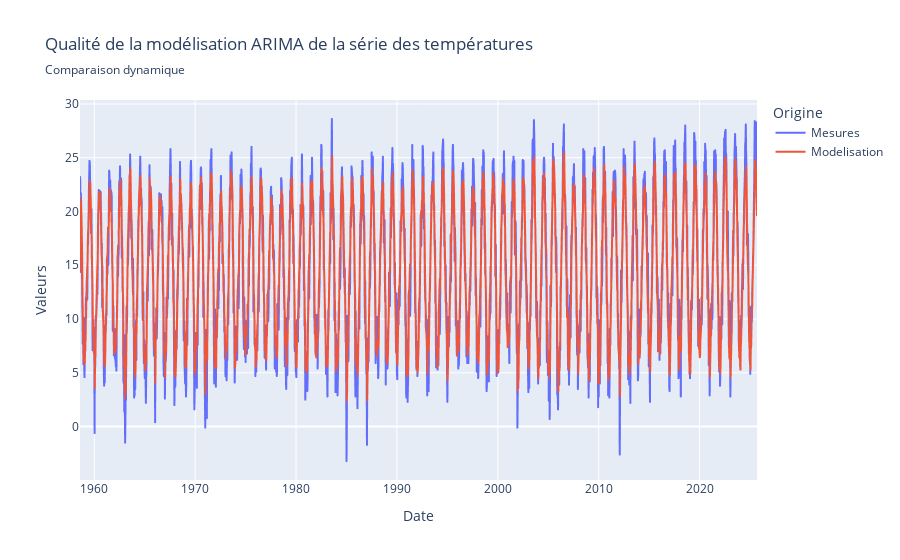

This figure's notebook cell:
### Code cell
df_comparaison = pandas.concat([temps_serie_df, pred_df], ignore_index=True)

fig = px.line(df_comparaison, x="Date", y="Valeurs",
              title="Qualité de la modélisation ARIMA de la série des températures", subtitle = "Comparaison dynamique",
             # labels={"T_DECAD":"T°c"}, 
             # hover_data=["Date", "T_DECAD"],
              color = 'Origine'
             )
fig.show()

### Figure 1 — Plotly figure (JSON) as saved in the notebook; plotly's stock layout.template omitted (floating-point values rounded to 4 significant figures; data arrays with more than 128 entries replaced by an {"elided": "..."} marker saying what was removed)
{"data": [{"hovertemplate": "Origine=Mesures<br>Date=%{x}<br>Valeurs=%{y}<extra></extra>", "legendgroup": "Mesures", "line": {"color": "#636efa", "dash": "solid"}, "marker": {"symbol": "circle"}, "mode": "lines", "name": "Mesures", "showlegend": true, "type": "scattergl", "x": {"elided": "2417 str values"}, "xaxis": "x", "y": {"elided": "2417 float values"}, "yaxis": "y"}, {"hovertemplate": "Origine=Modelisation<br>Date=%{x}<br>Valeurs=%{y}<extra></extra>", "legendgroup": "Modelisation", "line": {"color": "#EF553B", "dash": "solid"}, "marker": {"symbol": "circle"}, "mode": "lines", "name": "Modelisation", "showlegend": true, "type": "scattergl", "x": {"elided": "2417 str values"}, "xaxis": "x", "y": {"elided": "2417 float values"}, "yaxis": "y"}], "layout": {"legend": {"title": {"text": "Origine"}, "tracegroupgap": 0}, "title": {"subtitle": {"text": "Comparaison dynamique"}, "text": "Qualité de la modélisation ARIMA de la série des températures"}, "xaxis": {"anchor": "y", "domain": [0, 1], "title": {"text": "Date"}}, "yaxis": {"anchor": "x", "domain": [0, 1], "title": {"text": "Valeurs"}}}}
